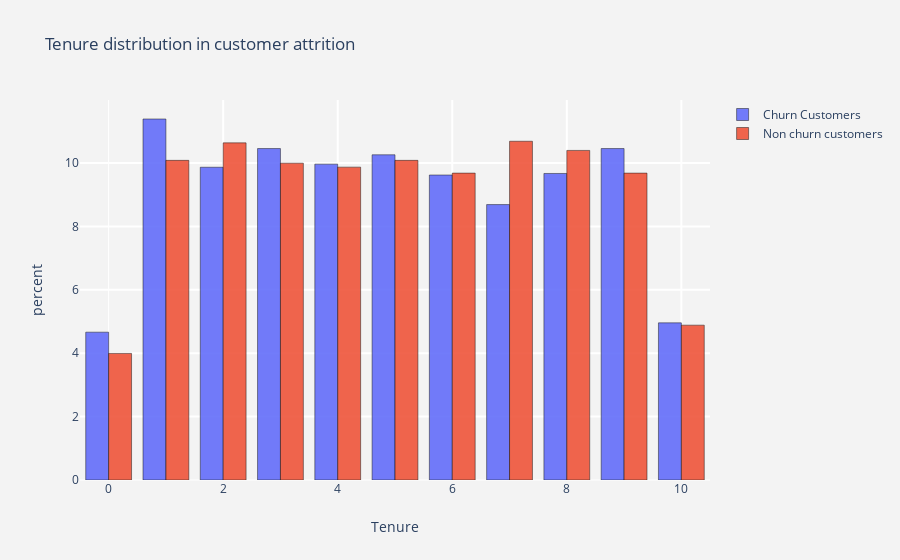

Source (notebook cell):
### Markdown cell above
<h3><b>:::::The function is called to visualize the numerical feature (Tenure):::::</b></h3><br>

### Code cell
histogram(numerical_column[2])

### Figure 1 — Plotly figure (JSON) as saved in the notebook; plotly's stock layout.template omitted (floating-point values rounded to 4 significant figures; data arrays with more than 128 entries replaced by an {"elided": "..."} marker saying what was removed)
{"data": [{"histnorm": "percent", "marker": {"line": {"color": "black", "width": 0.5}}, "name": "Churn Customers", "opacity": 0.9, "type": "histogram", "x": {"elided": "2037 int values"}}, {"histnorm": "percent", "marker": {"line": {"color": "black", "width": 0.5}}, "name": "Non churn customers", "opacity": 0.9, "type": "histogram", "x": {"elided": "7963 int values"}}], "layout": {"paper_bgcolor": "rgb(243,243,243)", "plot_bgcolor": "rgb(243,243,243)", "title": {"text": "Tenure distribution in customer attrition "}, "xaxis": {"gridcolor": "rgb(255, 255, 255)", "gridwidth": 2, "ticklen": 5, "title": {"text": "Tenure"}, "zerolinewidth": 1}, "yaxis": {"gridcolor": "rgb(255, 255, 255)", "gridwidth": 2, "ticklen": 5, "title": {"text": "percent"}, "zerolinewidth": 1}}}
